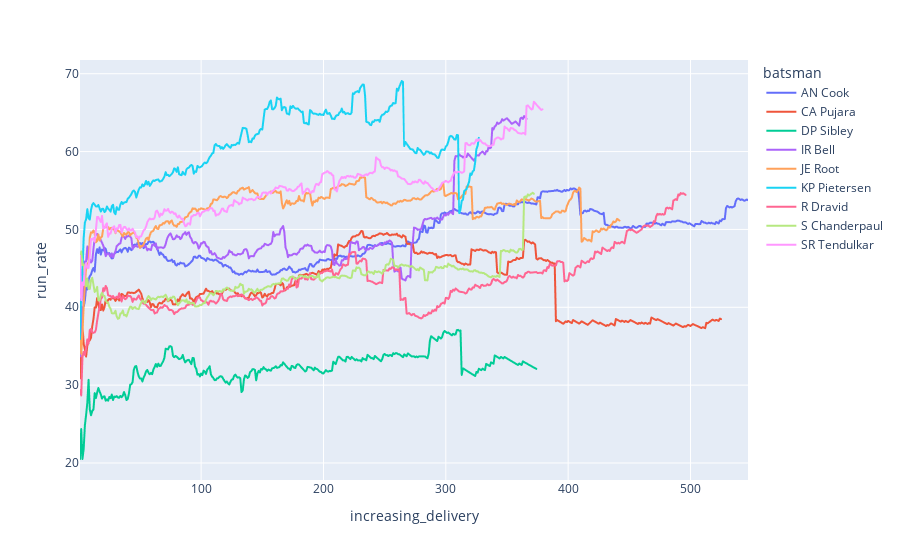

The notebook cell saved with this chart:
### Code cell
px.line(
    rooty.groupby(["batsman", "increasing_delivery"], as_index=False).mean(),
    y="run_rate",
    x="increasing_delivery",
    color="batsman",
)

### Figure 1 — Plotly figure (JSON) as saved in the notebook; plotly's stock layout.template omitted (floating-point values rounded to 4 significant figures; data arrays with more than 128 entries replaced by an {"elided": "..."} marker saying what was removed)
{"data": [{"hovertemplate": "batsman=AN Cook<br>increasing_delivery=%{x}<br>run_rate=%{y}<extra></extra>", "legendgroup": "AN Cook", "line": {"color": "#636efa", "dash": "solid"}, "marker": {"symbol": "circle"}, "mode": "lines", "name": "AN Cook", "showlegend": true, "type": "scattergl", "x": {"elided": "547 int values"}, "xaxis": "x", "y": {"elided": "547 float values"}, "yaxis": "y"}, {"hovertemplate": "batsman=CA Pujara<br>increasing_delivery=%{x}<br>run_rate=%{y}<extra></extra>", "legendgroup": "CA Pujara", "line": {"color": "#EF553B", "dash": "solid"}, "marker": {"symbol": "circle"}, "mode": "lines", "name": "CA Pujara", "showlegend": true, "type": "scattergl", "x": {"elided": "525 int values"}, "xaxis": "x", "y": {"elided": "525 float values"}, "yaxis": "y"}, {"hovertemplate": "batsman=DP Sibley<br>increasing_delivery=%{x}<br>run_rate=%{y}<extra></extra>", "legendgroup": "DP Sibley", "line": {"color": "#00cc96", "dash": "solid"}, "marker": {"symbol": "circle"}, "mode": "lines", "name": "DP Sibley", "showlegend": true, "type": "scattergl", "x": {"elided": "374 int values"}, "xaxis": "x", "y": {"elided": "374 float values"}, "yaxis": "y"}, {"hovertemplate": "batsman=IR Bell<br>increasing_delivery=%{x}<br>run_rate=%{y}<extra></extra>", "legendgroup": "IR Bell", "line": {"color": "#ab63fa", "dash": "solid"}, "marker": {"symbol": "circle"}, "mode": "lines", "name": "IR Bell", "showlegend": true, "type": "scattergl", "x": {"elided": "366 int values"}, "xaxis": "x", "y": {"elided": "366 float values"}, "yaxis": "y"}, {"hovertemplate": "batsman=JE Root<br>increasing_delivery=%{x}<br>run_rate=%{y}<extra></extra>", "legendgroup": "JE Root", "line": {"color": "#FFA15A", "dash": "solid"}, "marker": {"symbol": "circle"}, "mode": "lines", "name": "JE Root", "showlegend": true, "type": "scattergl", "x": {"elided": "442 int values"}, "xaxis": "x", "y": {"elided": "442 float values"}, "yaxis": "y"}, {"hovertemplate": "batsman=KP Pietersen<br>increasing_delivery=%{x}<br>run_rate=%{y}<extra></extra>", "legendgroup": "KP Pietersen", "line": {"color": "#19d3f3", "dash": "solid"}, "marker": {"symbol": "circle"}, "mode": "lines", "name": "KP Pietersen", "showlegend": true, "type": "scattergl", "x": {"elided": "327 int values"}, "xaxis": "x", "y": {"elided": "327 float values"}, "yaxis": "y"}, {"hovertemplate": "batsman=R Dravid<br>increasing_delivery=%{x}<br>run_rate=%{y}<extra></extra>", "legendgroup": "R Dravid", "line": {"color": "#FF6692", "dash": "solid"}, "marker": {"symbol": "circle"}, "mode": "lines", "name": "R Dravid", "showlegend": true, "type": "scattergl", "x": {"elided": "496 int values"}, "xaxis": "x", "y": {"elided": "496 float values"}, "yaxis": "y"}, {"hovertemplate": "batsman=S Chanderpaul<br>increasing_delivery=%{x}<br>run_rate=%{y}<extra></extra>", "legendgroup": "S Chanderpaul", "line": {"color": "#B6E880", "dash": "solid"}, "marker": {"symbol": "circle"}, "mode": "lines", "name": "S Chanderpaul", "showlegend": true, "type": "scattergl", "x": {"elided": "372 int values"}, "xaxis": "x", "y": {"elided": "372 float values"}, "yaxis": "y"}, {"hovertemplate": "batsman=SR Tendulkar<br>increasing_delivery=%{x}<br>run_rate=%{y}<extra></extra>", "legendgroup": "SR Tendulkar", "line": {"color": "#FF97FF", "dash": "solid"}, "marker": {"symbol": "circle"}, "mode": "lines", "name": "SR Tendulkar", "showlegend": true, "type": "scattergl", "x": {"elided": "379 int values"}, "xaxis": "x", "y": {"elided": "379 float values"}, "yaxis": "y"}], "layout": {"legend": {"title": {"text": "batsman"}, "tracegroupgap": 0}, "margin": {"t": 60}, "xaxis": {"anchor": "y", "domain": [0, 1], "title": {"text": "increasing_delivery"}}, "yaxis": {"anchor": "x", "domain": [0, 1], "title": {"text": "run_rate"}}}}
